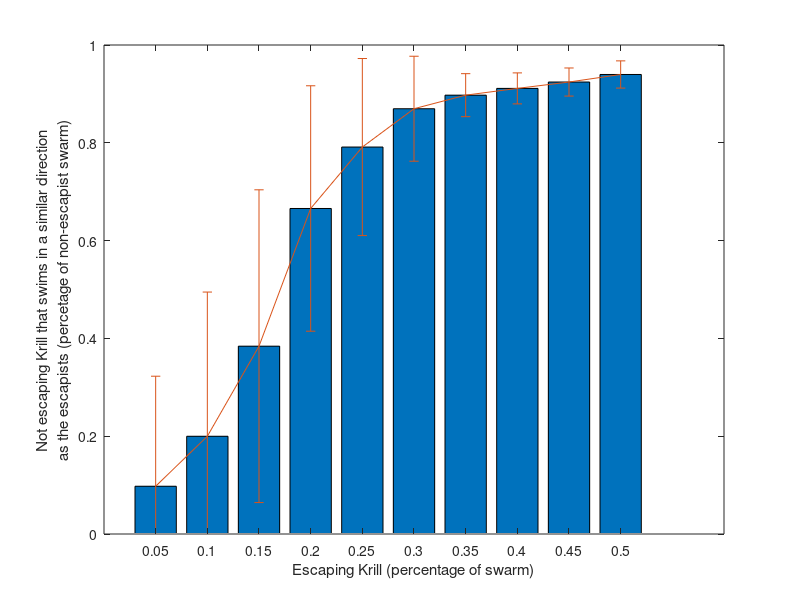

Reproduce this figure in MATLAB. (Note: this script raises an error after producing the figure.)
%% Bar diagram of all Simulations with direction [0,1]
%Simulation 5% 
res=importdata('sim_05_01.mat');    %import data of choosen sim
prozR = res.R(:,:)/(0.95*500);      %all results in percentage to the non-escaping krill
r = mean(prozR);                    %mean 
s = std(prozR);                     %standard deviation
escK05 = r(125);                    %krill following the escapists after 125 calc steps 
std05 = s(125);                     %standard deviation at this point

%Simulation 10%
res=importdata('sim_1_01.mat');     
prozR = res.R(:,:)/(0.9*500);
r = mean(prozR);
s = std(prozR);
escK1 = r(125);
std1 = s(125);

%Simulation 15%
res=importdata('sim_15_01.mat');
prozR = res.R(:,:)/(0.85*500);
r = mean(prozR);
s = std(prozR);
escK15 = r(125);
std15 = s(125);

%Simulation 20%
res=importdata('sim_2_01.mat');
prozR = res.R(:,:)/(0.8*500);
r = mean(prozR);
s = std(prozR);
escK2 = r(125);
std2 = s(125);

%Simulation 25%
res=importdata('sim_25_01.mat');
prozR = res.R(:,:)/(0.75*500);
r = mean(prozR);
s = std(prozR);
escK25 = r(125);
std25 = s(125);

%Simulation 30%
res=importdata('sim_3_01.mat');
prozR = res.R(:,:)/(0.7*500);
r = mean(prozR);
s = std(prozR);
escK3 = r(125);
std3 = s(125);

%Simulation 35%
res=importdata('sim_35_01.mat');
prozR = res.R(:,:)/(0.65*500);
r = mean(prozR);
s = std(prozR);
escK35 = r(125);
std35 = s(125);

%Simulation 40%
res=importdata('sim_4_01.mat');
prozR = res.R(:,:)/(0.6*500);
r = mean(prozR);
s = std(prozR);
escK4 = r(125);
std4 = s(125);

%Simulaton 45%
res=importdata('sim_45_01.mat');
prozR = res.R(:,:)/(0.55*500);
r = mean(prozR);
s = std(prozR);
escK45 = r(125);
std45 = s(125);

%Simulation 50%
res=importdata('sim_5_01.mat');
prozR = res.R(:,:)/(0.5*500);
r = mean(prozR);
s = std(prozR);
escK5 = r(125);
std5 = s(125);

%bar diagram
escK = [escK05, escK1, escK15, escK2, escK25, escK3, escK35, escK4, escK45, escK5];
stdres = [std05, std1, std15, std2, std25, std3, std35, std4, std45, std5];
x = {'0.05','0.1','0.15','0.2','0.25','0.3','0.35','0.4','0.45','0.5'};

bar(escK);
%labels
set(gca,'xticklabel',x);
ylim([0 1]);
xlabel('Escaping Krill (percentage of swarm)');
ylabel({'Not escaping Krill that swims in a similar direction';'as the escapists (percetage of non-escapist swarm)'});
%errorbar with std
hold on
e=errorbar(escK, stdres);
e.Color = [0.9100    0.500    0.1000];